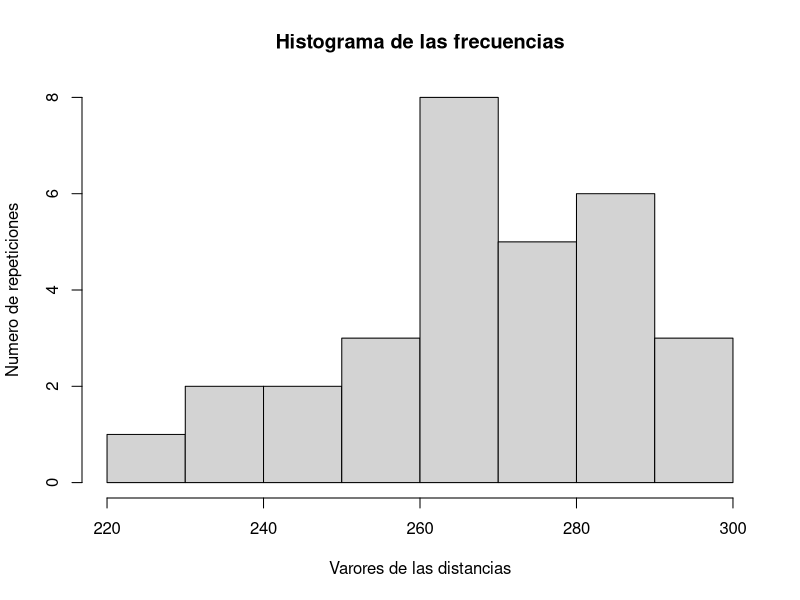
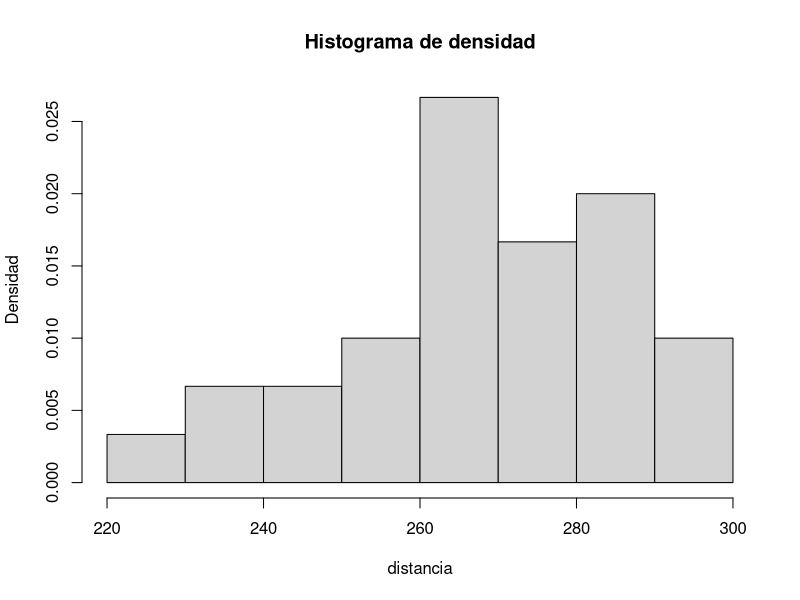
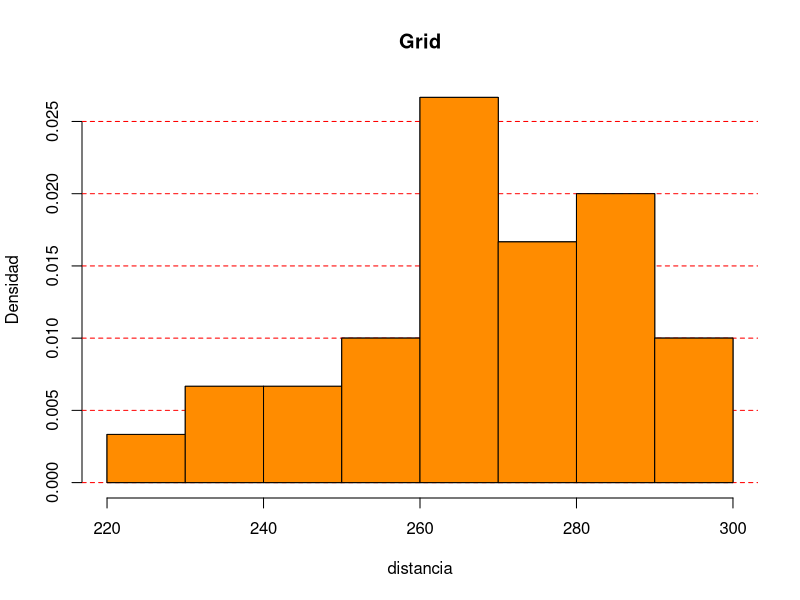

These charts were generated, in order, by the following R code: (Note: this script raises an error after producing the figures.)
distancia <- c(241.1, 284.4, 220.2, 272.4, 271.1, 268.3,
               291.6, 241.6, 286.1, 285.9, 259.6, 299.6,
               253.1, 239.6, 277.8, 263.8, 267.2, 272.6,
               283.4, 234.5, 260.4, 264.2, 295.1, 276.4,
               263.1, 251.4, 264.0, 269.2, 281.0, 283.2)

# Frecuancia absoluta
hist(distancia, 
     main = "Histograma de las frecuencias", xlab="Varores de las distancias", 
     ylab = "Numero de repeticiones")

# Densidad
hist(distancia,
     prob = TRUE, 
     main = "Histograma de densidad", ylab = "Densidad")

# grid
hist(distancia, prob = TRUE, ylab = "Densidad", main = "Grid")
grid(nx = NA, ny = NULL, lty = 2, col = "red", lwd = 1)
hist(distancia, prob = TRUE, add = TRUE, col = "darkorange")

# par
windows()
msgWindow(type="maximize")
par(mfrow = c(1, 3))
hist(distancia, breaks = 2, main = "Pocas clases", ylab = "Frecuencia")
hist(distancia, breaks = 50, main = "Demasiadas clases", ylab = "Frecuencia")
hist(distancia, main = "Método de Sturges", ylab = "Frecuencia")
par(mfrow = c(1, 1))

# KernSmooth
library(KernSmooth)
ancho_barras <- dpih(distancia)
nbarras <- seq(min(distancia) - ancho_barras,
               max(distancia) + ancho_barras, by = ancho_barras)
hist(distancia, breaks = nbarras, main = "KernSmooth", ylab = "Frecuencia")

# superposicion
set.seed(1)
x <- rnorm(1000)    # Primer grupo
y <- rnorm(1000, 1) # Segundo grupo
hist(x, main = "Dos variables", ylab = "Frecuencia")
hist(y, add = TRUE, col = rgb(1, 0, 0, alpha = 0.5))

# tres histogramas
par(mfrow = c(1, 3))
set.seed(1)
x <- rnorm(1000)    
y <- rnorm(1000, 1) 
hist(x, main = "Histograma de X", xlab = "Valor", ylab = "Frecuencia",
        xlim = range(c(x, y)), ylim = c(0, 200))

hist(y, main = "Histograma de Y", xlab = "Valor",  ylab = "Frecuencia",
        col = rgb(1, 0, 0, alpha = 0.5), xlim = range(c(x, y)), ylim = c(0, 200))

hist(x, main = "Superpodición X e Y", xlab="Valor", ylab = "Frecuencia")
hist(y, add = TRUE, col = rgb(1, 0, 0, alpha = 0.5))
par(mfrow = c(1, 1))



